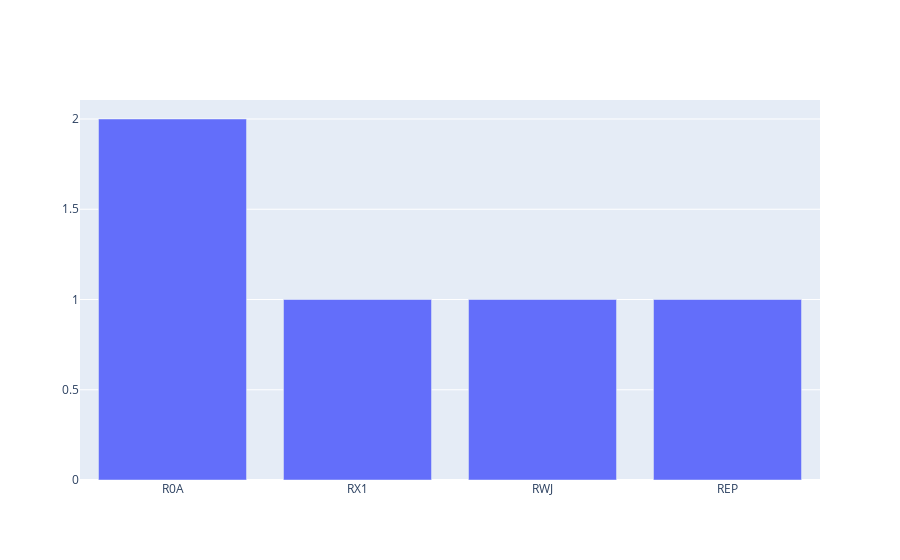
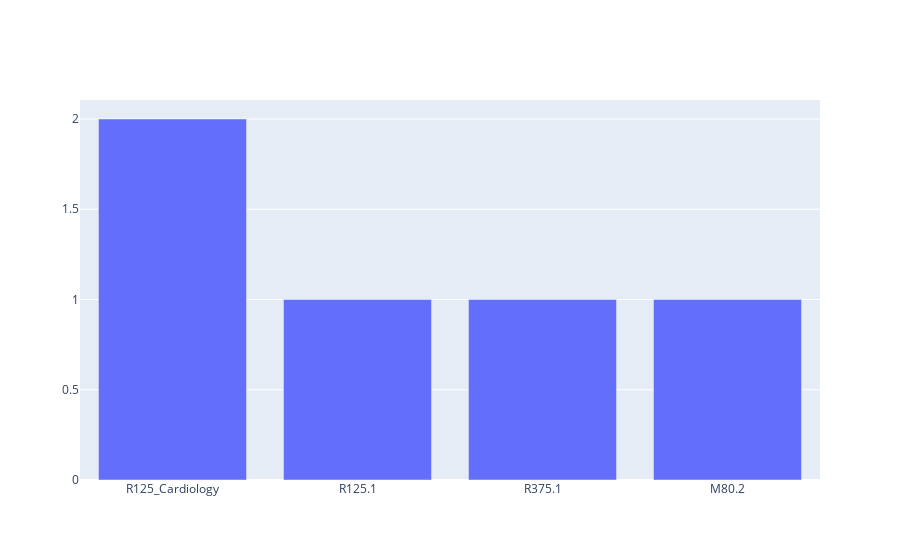

The notebook cell saved with these charts, in order:
### Code cell
import plotly.graph_objects as go
fig = go.Figure()
dfTotals = df.requesterCode.value_counts().reset_index(name='counts')
fig.add_trace(go.Bar(x=dfTotals['requesterCode'], y=dfTotals['counts']))
fig.show()

fig2 = go.Figure()
dfTotals2 = df.codingCode.value_counts().reset_index(name='counts')
fig2.add_trace(go.Bar(x=dfTotals2['codingCode'], y=dfTotals['counts']))
fig2.show()

### Figure 1 — Plotly figure (JSON) as saved in the notebook; plotly's stock layout.template omitted (floating-point values rounded to 4 significant figures)
{"data": [{"x": ["R0A", "RX1", "RWJ", "REP"], "y": [2, 1, 1, 1], "type": "bar"}], "layout": {}}

### Figure 2 — Plotly figure (JSON) as saved in the notebook; plotly's stock layout.template omitted (floating-point values rounded to 4 significant figures)
{"data": [{"x": ["R125_Cardiology", "R125.1", "R375.1", "M80.2", "M80.21", "R112.1", "R240.1"], "y": [2, 1, 1, 1], "type": "bar"}], "layout": {}}
